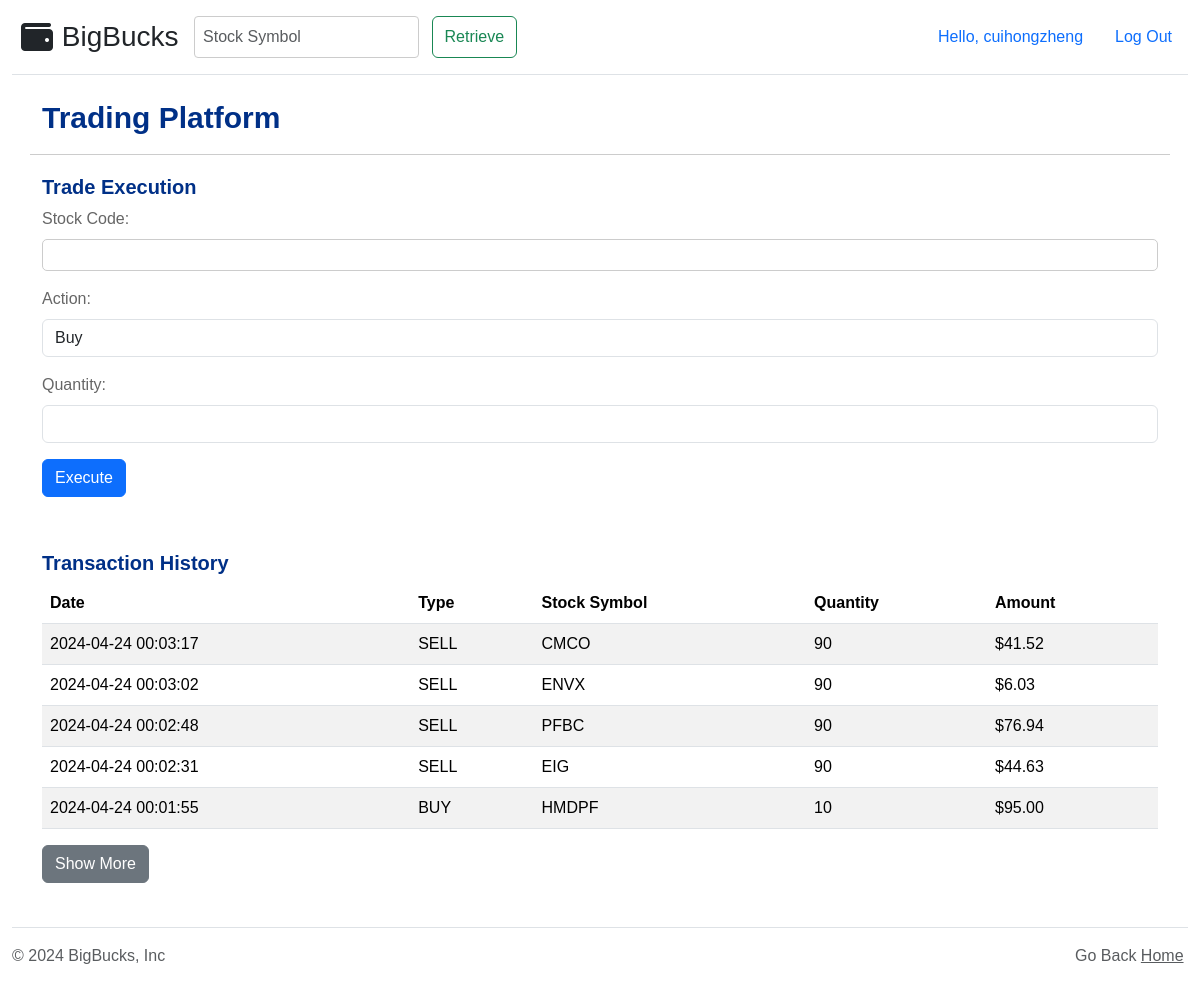
The page /transaction (signed in) on the database its author committed.
### tables this page shows
CREATE TABLE user_info (
  id INTEGER PRIMARY KEY AUTOINCREMENT,
  username TEXT UNIQUE NOT NULL,
  password TEXT NOT NULL,
  balance DECIMAL(15,2) DEFAULT 1000000.00,
  role TEXT DEFAULT 'user'
);

CREATE TABLE transactions_history (
    id INTEGER PRIMARY KEY AUTOINCREMENT,
    user_id INTEGER,
    symbol TEXT,
    type TEXT,
    quantity INTEGER,
    price REAL,
    timestamp DATETIME DEFAULT CURRENT_TIMESTAMP,
    FOREIGN KEY (user_id) REFERENCES user_info (id)
);

### flaskr/main.py (the view)
@bp.route('/transaction', methods=['GET', 'POST'])
@login_required
def transaction():
    user_id = session.get('user_id')
    db = get_db()
    user_info = db.execute(
        'SELECT * FROM user_info WHERE id = ?',
        (user_id,)
    ).fetchone()
    user_assets = db.execute(
        'SELECT * FROM user_assets WHERE user_id = ?',
        (user_id,)
    ).fetchall()
    transactions = db.execute(
        'SELECT * FROM transactions_history WHERE user_id = ? ORDER BY timestamp DESC',
        (user_id,)
    ).fetchall()
    return render_template(
        'transaction.html',
        user_info=user_info,
        user_assets=user_assets,
        transactions=transactions,
        page_data={"title": "Trading Platform"}
    )

### flaskr/auth.py (called while the page is built)
def login_required(view):
    @functools.wraps(view)
    def wrapped_view(**kwargs):
        if g.user is None:
            return redirect(url_for("auth.login"))
        return view(**kwargs)
    return wrapped_view

@bp.before_app_request
def load_logged_in_user():
    user_id = session.get('user_id')
    if user_id is None:
        g.user = None
        g.role = None
    else:
        g.user = get_db().execute(
            'SELECT * FROM user_info WHERE id = ?', (user_id,)
        ).fetchone()
        g.role = g.user['role'] if g.user else None

### flaskr/db.py (called while the page is built)
def get_db():
    if "db" not in g:
        g.db = sqlite3.connect(
            current_app.config["DATABASE"], detect_types=sqlite3.PARSE_DECLTYPES
        )
        g.db.row_factory = sqlite3.Row
    return g.db

### flaskr/templates/transaction.html (shortened to what this page needs)
{% extends 'base.html' %}
{% block content %}
<div class="pageelement">
      <div class="row">
        <h2>Trading Platform</h2>
      </div>
    <section>
      <div class="row">
        <h3>Trade Execution</h3>
        <form action="{{ url_for('main.conduct_transaction') }}" method="post" class="mb-4">
          <div class="form-row">
            <div class="form-group col-md-4">
                <label for="symbol">Stock Code:</label>
                <input type="text" class="form-control" id="symbol" name="symbol" required>
            </div>
            <div class="form-group col-md-4">
                <label for="action">Action:</label>
                <select class="form-control" id="action" name="action">
                  <option value="buy">Buy</option>
                </select>
            </div>
            <div class="form-group col-md-4">
                <label for="quantity">Quantity:</label>
                <input type="number" class="form-control" id="quantity" name="quantity" min="1" required>
            </div>
          </div>
          <button type="submit" class="btn btn-primary">Execute</button>
        </form>
    </section>
    <section>
        <h3>Transaction History</h3>
        <div class="table-responsive">
            <table class="table table-striped">
              <thead class="thead-dark">
                <tr>
                  <th>Date</th>
                  <th>Type</th>
                  <th>Stock Symbol</th>
                  <th>Quantity</th>
                  <th>Amount</th>
                </tr>
              </thead>
              <tbody id="transactionTableBody">
                {% for transaction in transactions %}
                <tr class="transaction-record">
                  <td>{{ transaction.timestamp }}</td>
                  <td>{{ transaction.type }}</td>
                  <td>{{ transaction.symbol }}</td>
                  <td>{{ transaction.quantity }}</td>
                  <td>${{ '%0.2f' | format(transaction.price) }}</td>
                </tr>
                {% endfor %}
              </tbody>
            </table>
        </div>
        <button id="showMoreBtn" class="btn btn-secondary">Show More</button>
    </section>
</div>
{% endblock %}

### flaskr/templates/header.html (shortened to what this page needs)
<!doctype html>
<html lang="en">
  <head>
    <link href="https://cdn.jsdelivr.net/npm/bootstrap@5.3.2/dist/css/bootstrap.min.css" rel="stylesheet">
    <link rel="stylesheet" href="https://cdnjs.cloudflare.com/ajax/libs/font-awesome/6.2.1/css/all.min.css" />
    <link rel="stylesheet" href="{{ url_for('static', filename='includes/style.css') }}"/>
  </head>
  <body>
    <div class="container" id="header">
      <header class="d-flex flex-wrap align-items-center py-3 mb-4 border-bottom">
        <a href="/" class="d-flex align-items-center mb-3 mb-md-0 text-dark text-decoration-none">
          &nbsp;&nbsp;<i class="fa-solid fa-wallet fa-2x"></i>&nbsp;&nbsp;
          <span class="fs-3">BigBucks&nbsp;&nbsp;</span>
        </a>
        <form id="searchForm" class="d-flex" action="{{ url_for('stock.show_stock_info') }}" method="get">
          <input id="symbol" class="form-control me-2" type="text" name="symbol" placeholder="Stock Symbol" aria-label="Stock Symbol">
          &nbsp;<button id="retrieve" class="btn btn-outline-success" type="submit">Retrieve</button>
        </form>
        <ul class="nav nav-pills ms-auto">
          {% if g.user %}
            <li class="nav-item"><a href="/profile" class="nav-link">Hello, {{ g.user['username'] }}</a></li>
            <li class="nav-item"><a href="/auth/logout" class="nav-link">Log Out</a></li>
          {% else %}
            <li class="nav-item"><a href="/auth/login" class="nav-link">Log In</a></li>
            <li class="nav-item"><a href="/auth/register" class="nav-link">Register</a></li>
          {% endif %}
        </ul>
      </header>
    </div>
  </body>
  </html>

### flaskr/static/includes/style.css (style rules this page uses)
h2 { color: #003087; font-size: 30px; font-weight: bold; }
h3 { color: #003087; font-size: 20px; font-weight: bold; }
a { color: #003087; }
body, html { height: 100%; margin: 0; font-family: Arial, sans-serif; }
.pageelement { padding-top: 100px; padding-bottom: 100px; }
#header { position: fixed; top: 0; width: 100%; background-color: white; z-index: 10; max-width: none; }
.row { border-bottom: 1px solid #ccc; margin-bottom: 20px; padding-bottom: 10px; }
.row:last-child { border-bottom: none; }
input[type="text"], input[type="username"], input[type="password"], input[type="submit"] { width: 100%; padding: 8px; box-sizing: border-box; border: 1px solid #ccc; border-radius: 4px; }
.form-group { display: block; width: 100%; margin-bottom: 1rem; }
.form-group label { display: block; margin-bottom: 0.5rem; color: #666; font-size: 16px; }
.form-group input[type="text"], .form-group input[type="email"], .form-group input[type="password"], .form-group textarea { display: block; width: 100%; padding: 3px; margin-top: 0.5rem; box-sizing: border-box; border: 1px solid #ccc; border-radius: 5px; }

### rows shown on the page
user_info: user.username "cuihongzheng"
transactions_history: price "41.52"
transactions_history: price "6.03"
transactions_history: price "76.94"
transactions_history: price "44.63"
transactions_history: price "95.00"
